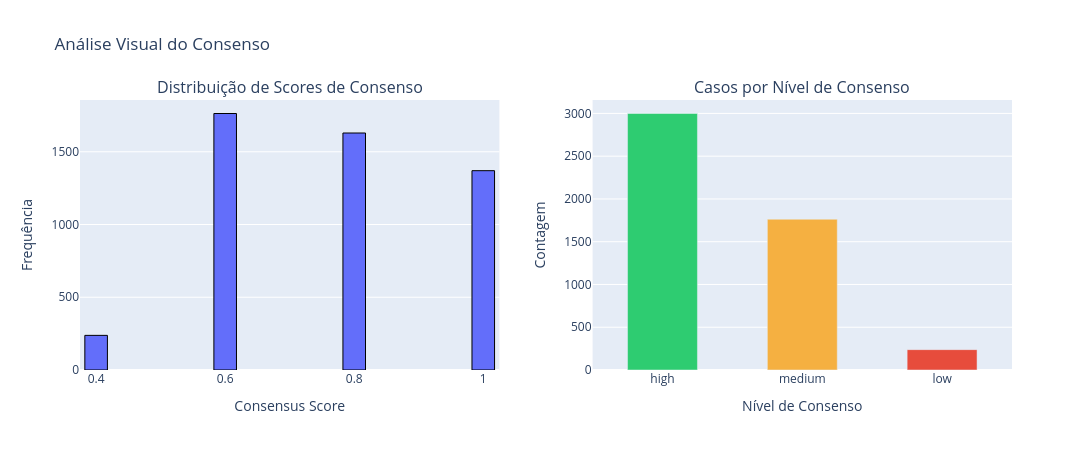

The code cell stored with this chart in its notebook:
### Code cell
visualizer.plot_score_and_levels(
    df_with_consensus=df_with_consensus,
    levels=levels
)

### Figure 1 — Plotly figure (JSON) as saved in the notebook; plotly's stock layout.template omitted (floating-point values rounded to 4 significant figures; data arrays with more than 128 entries replaced by an {"elided": "..."} marker saying what was removed)
{"data": [{"marker": {"line": {"color": "black", "width": 1}}, "name": "Consensus Score", "nbinsx": 20, "type": "histogram", "x": {"elided": "5000 float values"}, "xaxis": "x", "yaxis": "y"}, {"marker": {"color": ["#2ECC71", "#F5B041", "#E74C3C"]}, "type": "bar", "width": 0.5, "x": ["high", "medium", "low"], "xaxis": "x2", "y": [2999, 1763, 238], "yaxis": "y2"}], "layout": {"annotations": [{"font": {"size": 16}, "showarrow": false, "text": "Distribuição de Scores de Consenso", "x": 0.225, "xanchor": "center", "xref": "paper", "y": 1, "yanchor": "bottom", "yref": "paper"}, {"font": {"size": 16}, "showarrow": false, "text": "Casos por Nível de Consenso", "x": 0.775, "xanchor": "center", "xref": "paper", "y": 1, "yanchor": "bottom", "yref": "paper"}], "bargap": 0.3, "height": 450, "showlegend": false, "title": {"text": "Análise Visual do Consenso"}, "width": 1100, "xaxis": {"anchor": "y", "domain": [0, 0.45], "title": {"text": "Consensus Score"}}, "xaxis2": {"anchor": "y2", "domain": [0.55, 1], "title": {"text": "Nível de Consenso"}}, "yaxis": {"anchor": "x", "domain": [0, 1], "title": {"text": "Frequência"}}, "yaxis2": {"anchor": "x2", "domain": [0, 1], "title": {"text": "Contagem"}}}}
